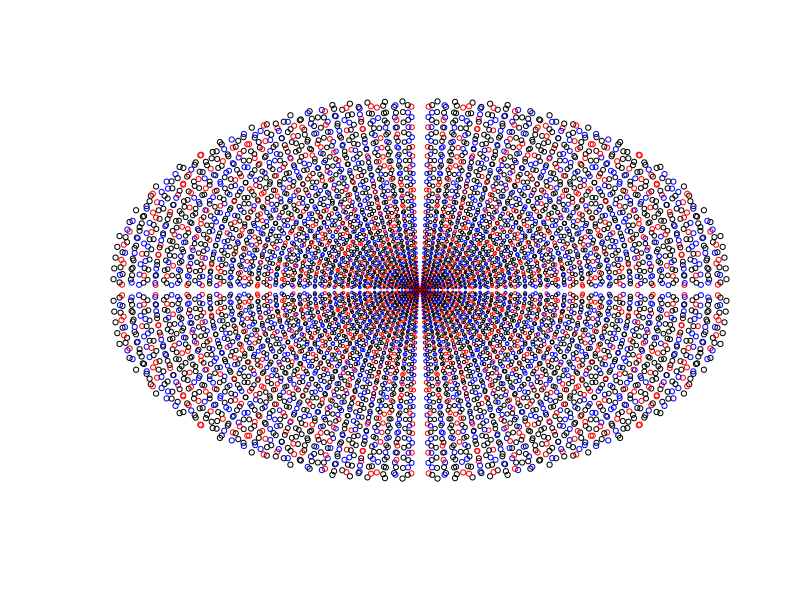

The R script that drew this image:
max <- 50
psize <- 0.7

plot(NULL, NULL
	, xlim = c(-max^2, max^2)
	, ylim = c(-max^2, max^2)
	, xlab = ""
	, ylab = ""
	, axes = FALSE
)

xsign <- c(1, 1, -1, -1)
ysign <- c(1, -1, 1, -1)

gcd <- function(x,y) {
	r <- x%%y;
	return(ifelse(r, gcd(y, r), y))
}

prime <- Vectorize(function(x){
	return(
		sum(
			x%%2:(round(sqrt(x)))==0
		) == 0
	)
})

for (i in 2:max){
	for (j in 1:(i-1)){
		a <- 2*i*j
		b <- i^2 - j^2
		c <- i^2 + j^2

		if(c<=max^2){
			color = ifelse(prime(c), "red", 
				ifelse(gcd(a, b)==1, "blue", "black")
			)
			# print (data.frame(a, b, color))
			points(cex=psize*sqrt(c)/max
				, c(xsign*a, xsign*b)
				, c(ysign*b, ysign*a)
				, col=color
			)
		}
	}
}
